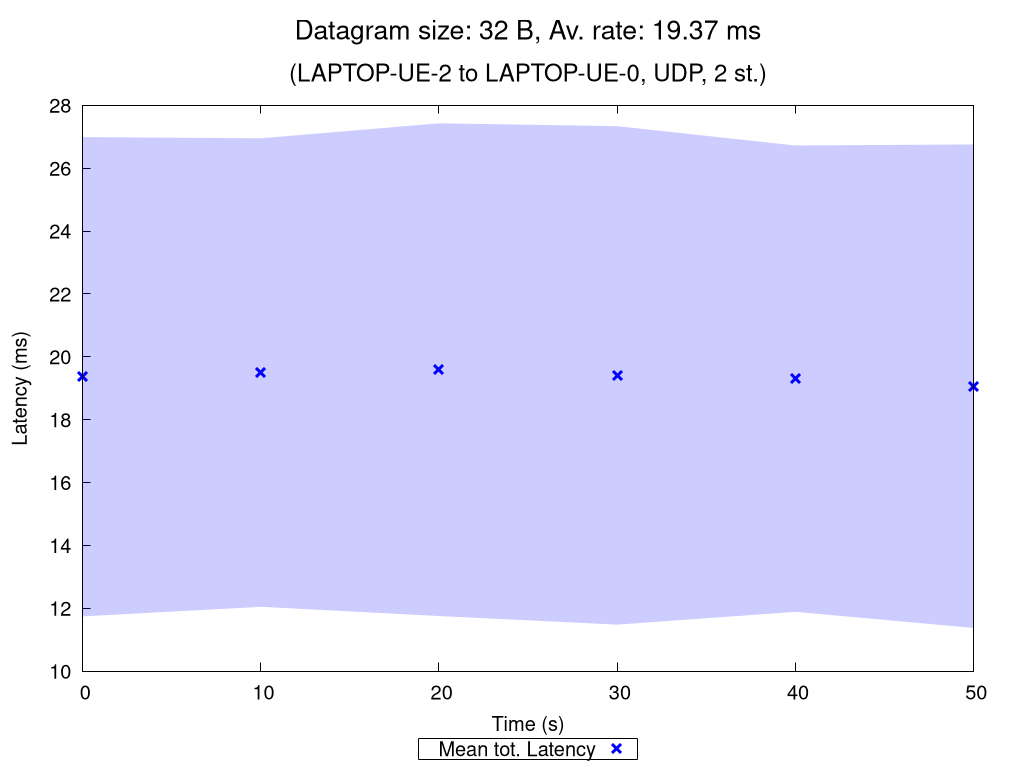

This figure's gnuplot source:
set terminal pngcairo nocrop enhanced size 1024,768 font "Verdana,15"
set output "UDP_2_st_2020_10_11_23-25-36_two2one_00032B.png"

set title "{/=20 Datagram size: 32 B, Av. rate: 19.37 ms}\n\n{/=18 (LAPTOP-UE-2 to LAPTOP-UE-0, UDP, 2 st.)}"

set xlabel "Time (s)"
set ylabel "Latency (ms)"
set ytics nomirror
set key bmargin center horizontal box samplen 1 width -1
set bmargin 4.6
set rmargin 4.5

rf = 1.0  # rate factor
set style fill transparent solid 0.2 noborder
set autoscale xfix
plot "UDP_2_st_2020_10_11_23-25-36_two2one_00032B_iperf_processed.dat" using 1:($2/rf-$3/rf):($2/rf+$3/rf) with filledcurves lc rgb "blue" notitle, \
     "" using 1:($2/rf) with points pt 2 ps 1.5 lw 3 lc rgb "blue" title "Mean tot. Latency", \
